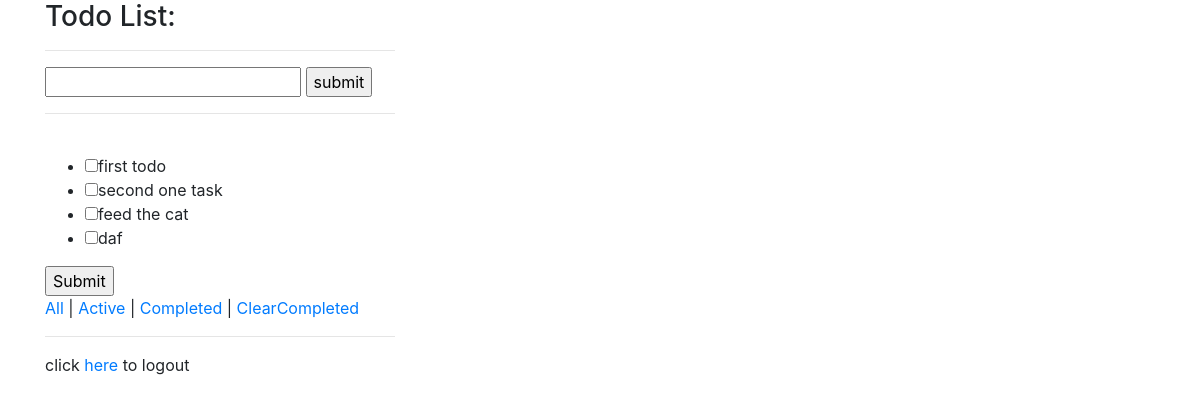
Page /todos/active/ (signed in) on the earlier database version.
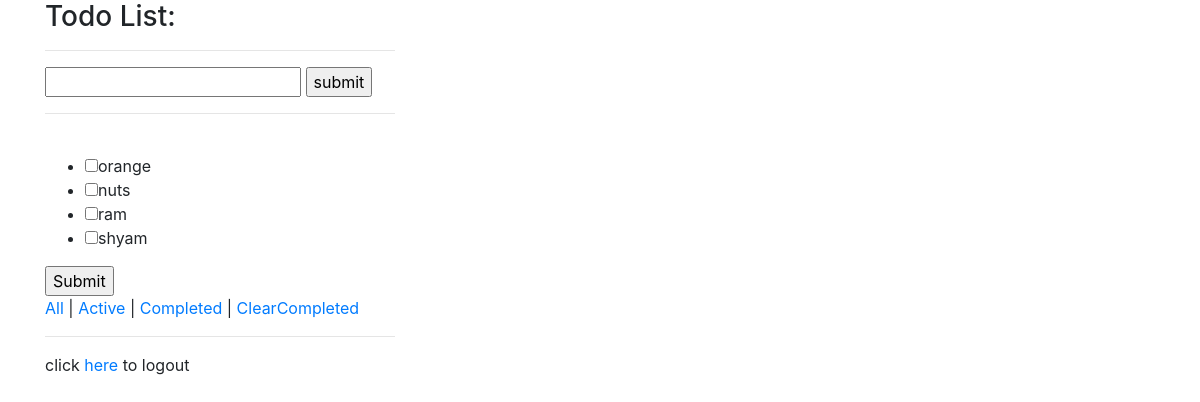
Same page on the later database version.
### todos/models.py (models this page shows, shortened)
class Todo(models.Model):
    title = models.CharField(max_length=200)
    completed = models.BooleanField(null=False,default=False)
    created_at = models.DateTimeField(auto_now_add=True)

### todos/views.py (the view)
def show_active(request):
    todos = Todo.objects.filter(completed=False)
    context = {
        'todos': todos
    }
    return render(request, 'index.html', context)

### todos/templates/index.html (shortened to what this page needs)
<!DOCTYPE html>
<html lang="en">
<head>
    <link rel="stylesheet" href="https://maxcdn.bootstrapcdn.com/bootstrap/4.0.0-beta/css/bootstrap.min.css">
</head>
<body>
<div class="container">
  <div class="row">
    <div class="col-sm-4">
<h3>Todo List:</h3><hr>
{% if request.user.is_authenticated %}
<form method="post" action="{% url 'index' %}">
    <input type="text" name="title" id="title"/>
    <input type="submit" value="submit" />
</form>
<hr>
<br>
<form method="post" action="{% url 'save_state'%}">
<ul>
{% for todo in todos %}
<li>  <input type="checkbox" id="{{ todo.title }}" name="{{ todo.title }}" value="" {% if todo.completed is True %} checked = "checked" {% endif %} >{{ todo.title }}   </li>
{% endfor %}
</ul>
 <input type="submit" value="Submit">
</form>
<a href="/todos/">All </a>|
<a href="/todos/active">Active </a>|
<a href="/todos/completed">Completed </a>|
<a href="/todos/clear_completed"> ClearCompleted</a>
<hr>
click <a href="/accounts/logout/">here</a> to logout
{% endif %}
    </div></div></div>
</body>
</html>

Differences in the rows shown:
removed Todo: title "first todo"
removed Todo: title "second one task"
removed Todo: title "feed the cat"
removed Todo: title "daf"
added Todo: title "orange"
added Todo: title "nuts"
added Todo: title "ram"
added Todo: title "shyam"
